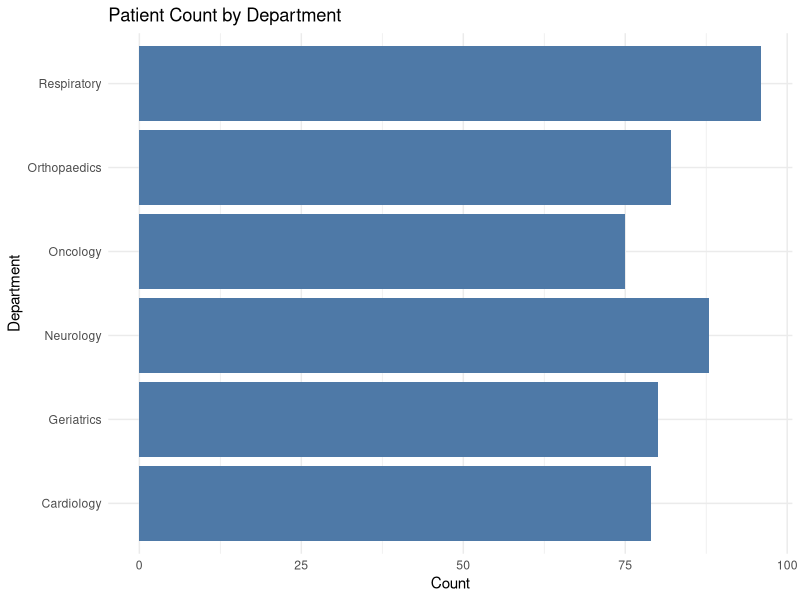
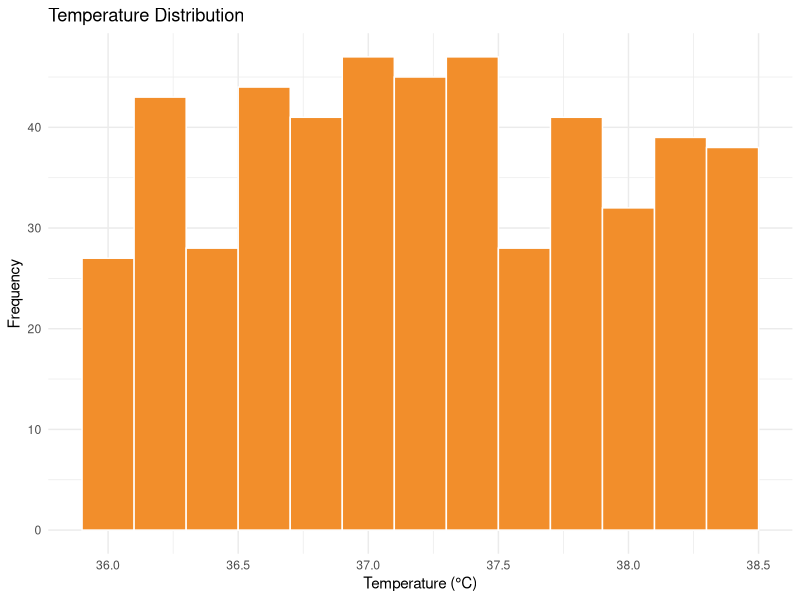

R code for these plots, in order:
## ---- chunk 1
knitr::opts_chunk$set(echo = FALSE, warning = FALSE, message = FALSE)
library(dplyr)
library(jsonlite)
library(purrr)
library(readr)
df <- read_csv("output/cleaned_clinical_visits.csv")
qa_issues <- read_csv("output/qa_issues.csv")
## ---- chunk 2
head(df, 5)
## ---- chunk 3
qa_issues %>%
  group_by(reason = case_when(
    is.na(age) ~ "Missing age",
    is.na(gender) ~ "Missing gender",
    is.na(bp) ~ "Missing BP",
    is.na(temp) ~ "Missing temp",
    TRUE ~ "Other"
  )) %>%
  summarise(count = n()) %>%
  arrange(desc(count))
## ---- chunk 4
df %>%
  group_by(department, admitted) %>%
  summarise(
    total_patients = n(),
    avg_age = round(mean(age, na.rm = TRUE), 1),
    avg_temp = round(mean(temp, na.rm = TRUE), 1),
    .groups = "drop"
  ) %>%
  arrange(desc(total_patients))
## ---- chunk 5
library(ggplot2)

ggplot(df, aes(x = department)) +
  geom_bar(fill = "#4e79a7") +
  theme_minimal() +
  coord_flip() +
  labs(title = "Patient Count by Department", x = "Department", y = "Count")
## ---- chunk 6
ggplot(df, aes(x = temp)) +
  geom_histogram(binwidth = 0.2, fill = "#f28e2b", color = "white") +
  theme_minimal() +
  labs(title = "Temperature Distribution", x = "Temperature (°C)", y = "Frequency")
